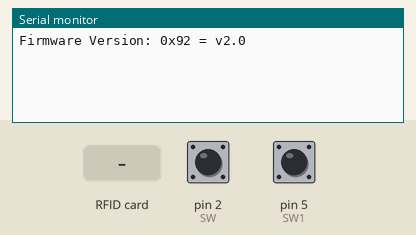
This sketch was run on a simulated Arduino Uno, built with avr-gcc and run on an emulated ATmega328P. Parts: the last lines printed to the serial monitor. The test bench sets the inputs (shaded band); at power-on: pin 5 (SW1) HIGH, pin 2 (SW) HIGH. Random numbers use the default seed unless the sketch sets one.

Above: at 1.2 s.
1.3 s: pin 5 (SW1) pulled LOW for 0.15 s
At 1.9 s:
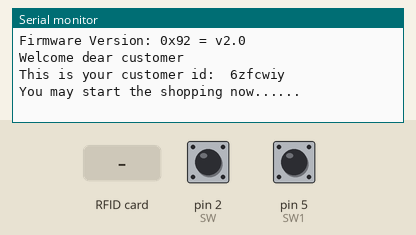
2.9 s: RFID card 87 C1 D6 73 held to the reader
At 4.2 s:
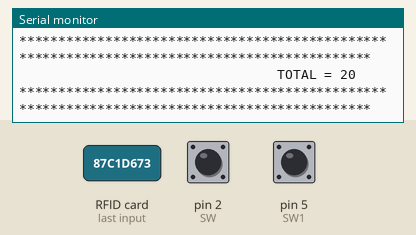
4.4 s: pin 5 (SW1) pulled LOW for 1 s
At 5.9 s:
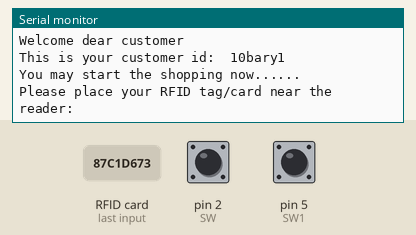
6.9 s: RFID card D3 2A 3D D9 held to the reader
At 7.33 s:
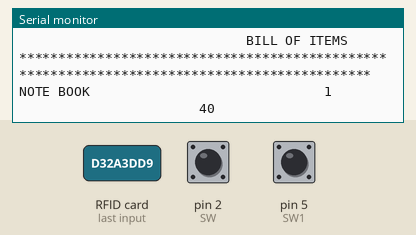
8.7 s: RFID card 95 5E 7D B0 held to the reader
At 9.14 s:
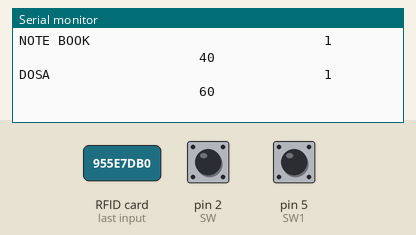
10.6 s: pin 5 (SW1) pulled LOW for 0.15 s
At 12.0 s:
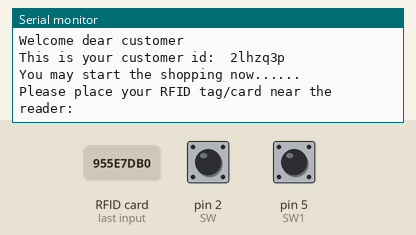
Timing chart, 0 to 13.2 s (numbered marks = the images above; inputs shaded):
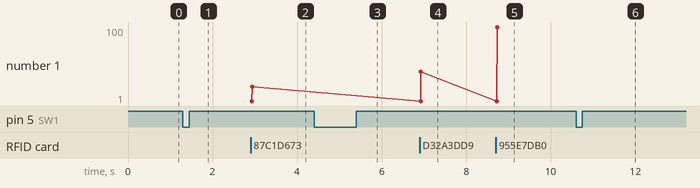

Measured:
- after the input at 1.3 s, the serial monitor: prints a new line at once (image 1)
- after the input at 2.9 s, the serial monitor: prints a new line at once (image 2)
- after the input at 4.4 s, the serial monitor: prints a new line after 0.12 s (image 3)
- after the input at 6.9 s, the serial monitor: prints a new line at once (image 4)
- after the input at 8.7 s, the serial monitor: prints a new line at once (image 5)
- after the input at 10.6 s, the serial monitor: prints a new line at once (image 6)
- plotted number 1: 20 → 40 after the input at 6.9 s, 40 → 100 after the input at 8.7 s

The sketch:

Automatic_shopping_system_using_smart_trolley.ino
```cpp
//********************************************* AUTOMATIC SHOPPING CART*****************************************************
//******************** created by Venkata Vaibhav Bhagavatula, Varad Anant Pimpalkhute, Nilimay Nirbhik*********************
//**************************************************************************************************************************

#include <SPI.h>      //include the header file for SPI communication
#include <MFRC522.h>  //include the RFID module model

#define SW 2          //Conncting the switch button 1 for providing an option to remove items
#define SW1 5         //Connecting switch button 2 for creating a customer id
#define SS_PIN 10     //SDA pin
#define RST_PIN 9     //reset pin of RFID card reader

//***********************************Global variables*****************************************************
int sum,i;
int code_len = 7;     //custemer id length
int k = 0;
int flag = 0;         //Flag to check whether the person has got a customer id or not
int quantity[7];      //Array of available items

String letters[]= {"a", "b", "c", "d", "e", "f","g", "h", "i", "j", "k", "l", "m", "n", "o", "p", "q", "r", "s", "t", "u", "v", "w", "x", "y", "z", "1", "2", "3", "4", "5", "6", "7", "8", "9", "0"};
String randString = "";

String str[7]={"87 C1 D6 73","D3 2A 3D D9","95 5E 7D B0","E8 C0 B2 79","CB D1 65 D9","EB A9 F1 D9","98 60 6C D9"};
String str1[7]={"PEN      ","NOTE BOOK","DOSA     ","AGARBATI ", "CASHEWNUT","PERFUME  ", "BUTTER   "};
int price[7]={20,40,60,35,99,64,150};

MFRC522 mfrc522(SS_PIN, RST_PIN);   // Create MFRC522 instance.


void setup()
{
  pinMode(SW, INPUT_PULLUP);
  pinMode(SW1, INPUT_PULLUP);
  Serial.begin(9600);                   // Initiate a serial communication
  SPI.begin();                          // Initiate  SPI bus
  mfrc522.PCD_Init();                   // Initiate MFRC522
  mfrc522.PCD_DumpVersionToSerial();    // Show details of PCD - MFRC522 Card Reader details
}
void loop()
{
  //creating a random customer id
      if (digitalRead(SW1)==0)          //create a customer id when the switch button 2 is pressed
      {
        sum=0;
        flag = 1;                       //Flag to tell that the customer has got an id and can proceed for shopping

        for(i=0;i<7;i++)                //initially making quantities to 0
        {
          quantity[i]=0;
        }

        if(code_len > 0)
        {
          for(i = 0; i<code_len; i++)
          {
           randString = randString + letters[random(0, 36)];
          }


        Serial.println("Welcome dear customer");
        Serial.print("This is your customer id:");
        Serial.print("  ");
        Serial.print(randString);
        Serial.println();
        Serial.println("You may start the shopping now......");
        Serial.println();
        delay(1000);
        Serial.println("Please place your RFID tag/card near the reader:");
        Serial.println();
        randString = "";
        }
       }
       if (flag == 1)               //Allow shopping only when the customer has got a unique customer id
       {
          if ( ! mfrc522.PICC_IsNewCardPresent())
          {
            return;
          }
          // Select one of the cards
          if ( ! mfrc522.PICC_ReadCardSerial())
          {
            return;
          }

          //Detect the tag id and printing it
          String content= "";
          byte letter;
          for (byte i = 0; i < mfrc522.uid.size; i++)
          {
             //Serial.print(mfrc522.uid.uidByte[i] < 0x10 ? " 0" : " ");
             //Serial.print(mfrc522.uid.uidByte[i], HEX);
             content.concat(String(mfrc522.uid.uidByte[i] < 0x10 ? " 0" : " "));
             content.concat(String(mfrc522.uid.uidByte[i], HEX));
          }
          Serial.println();
          content.toUpperCase();

          //Check for the accesed rfid tag id so as to fetch the item related to it
          for (i=0;i<7;i++)
          {
            if (content.substring(1) == str[i])           //If matched with itms present in the shop then add it to bill and update the billing amount
            {
              Serial.println(str1[i]);
              if(digitalRead(SW)!=0)
              {
                quantity[i]++;                            //increment the items quantity
                Serial.println(quantity[i]);
                sum=sum+price[i];                         //update the price
                Serial.println(sum);
              }
              else
              {
                quantity[i]--;                            //If individual want to remove any item then it will be removed from the billing list also
                if(quantity[i]<0)
                {
                  Serial.println("Sorry no such item");
                }
                else
                {
                  sum=sum-price[i];                       //Update the total bill amount
                  Serial.println(sum);
                }
              }
            }
          }

            //Printing the final list
            Serial.println("********************************************************************************************");
            Serial.println("                             BILL OF ITEMS                                                  ");
            Serial.println("********************************************************************************************");
            for (i=0;i<7;i++)
            {
              if (quantity[i] > 0)
              {
                Serial.print(str1[i]);
                Serial.print("                              ");
                Serial.print(quantity[i]);
                Serial.print("                              ");
                Serial.print(quantity[i]*price[i]);
                Serial.print("                              ");
                Serial.println();
              }
              else
              {
                if(quantity[i]==-1)
                  quantity[i]++;
              }
            }
            Serial.println();
            Serial.println("********************************************************************************************");
            Serial.print("                                 TOTAL = ");
            Serial.print(sum);
            Serial.println();
            Serial.println("********************************************************************************************");


          delay(1000);
       }

}
```
